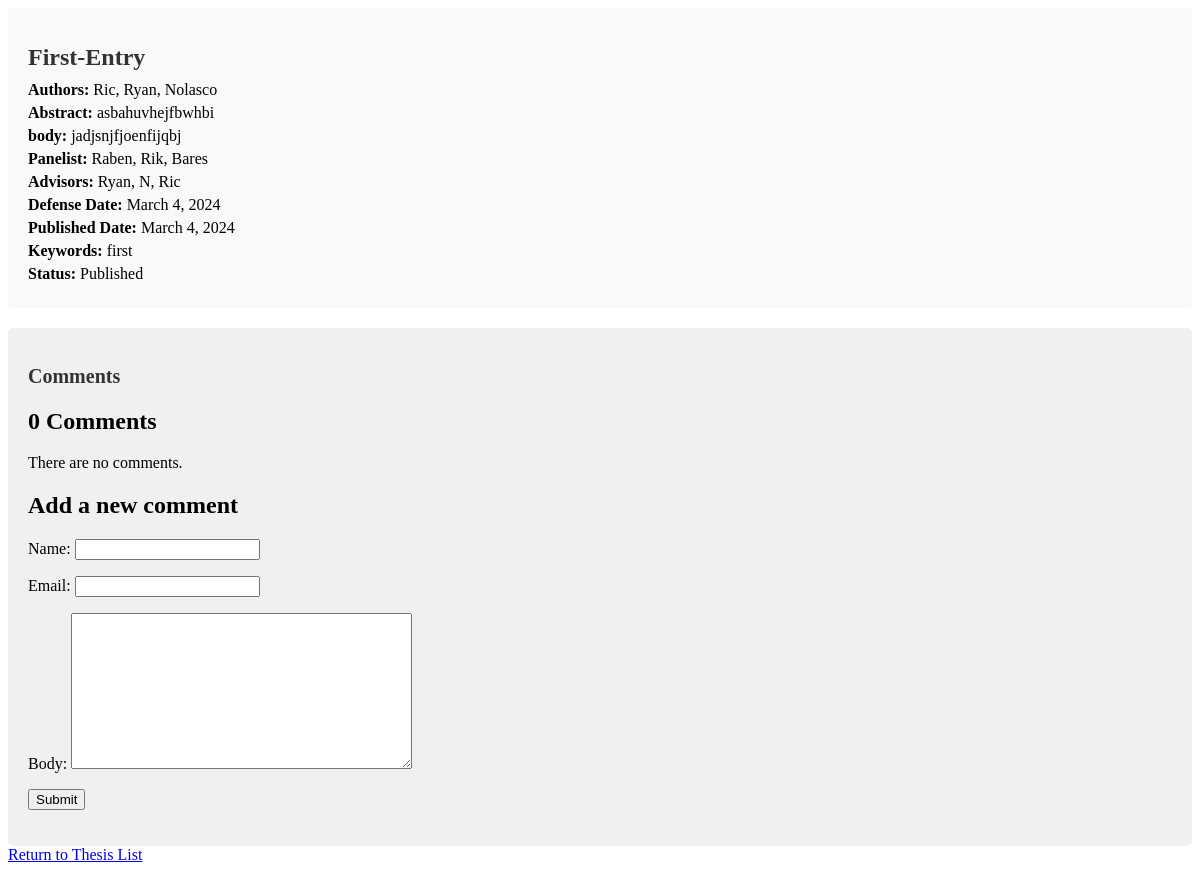
Before: /thesis/2024/3/4/first-entry/ with the older database file.
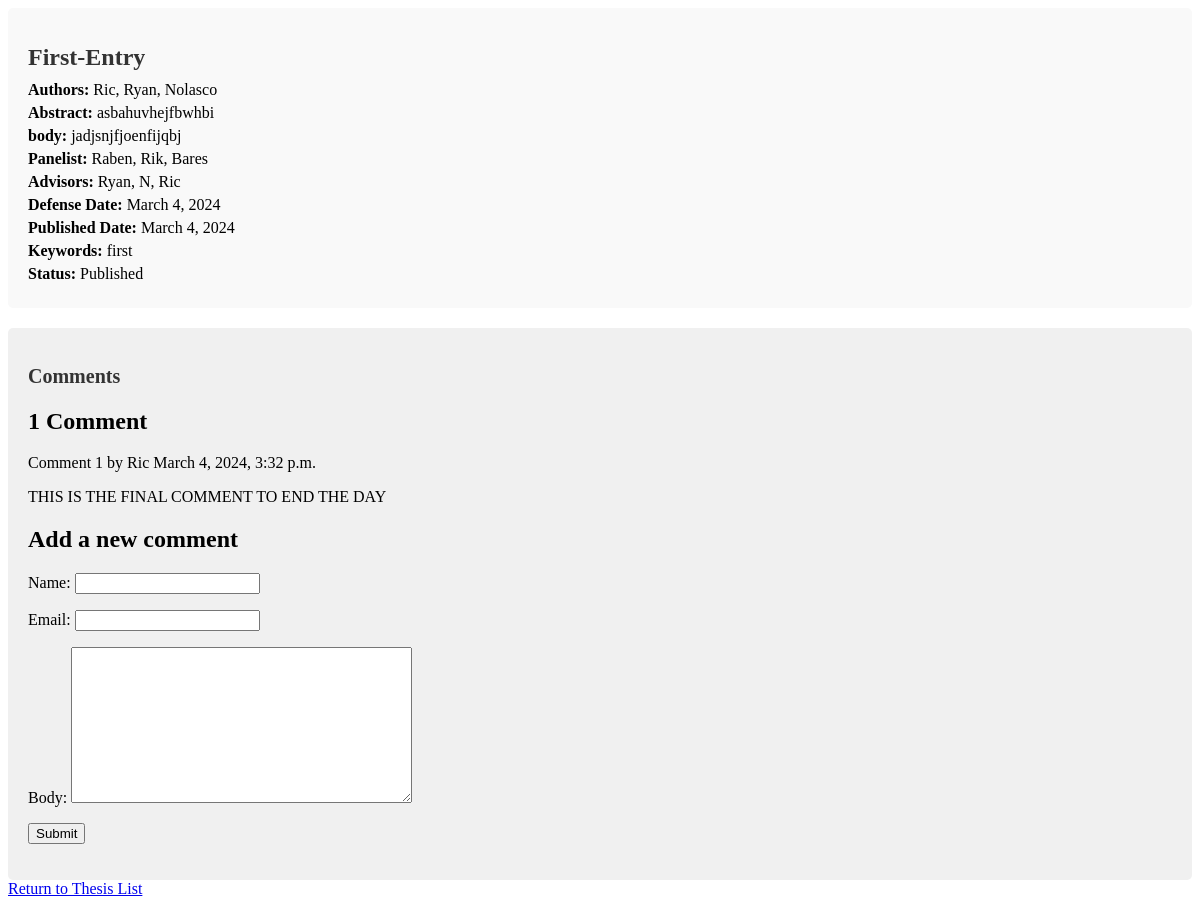
After: the same page with the newer database file.
### content/models.py (models this page shows, shortened)
class Thesis(models.Model):
    title = models.CharField(max_length=255)
    slug = models.SlugField(max_length=255, unique=True, blank=True
                            ,unique_for_date = "published_date")
    authors = models.CharField(max_length=100)
    abstract = models.TextField()
    body = models.TextField()
    panelist = models.CharField(max_length=100)
    advisors = models.CharField(max_length=255)
    department = models.CharField(max_length=100)
    defense_date = models.DateField()
    published_date = models.DateField(default=timezone.now)
    keywords = models.CharField(max_length=255)
    status = models.CharField(
        max_length=2,
        choices=[
            ("RJ", "Rejected"),
            ("PB", "Published"),
            ("UR", "Under Review"),
        ],
        default="UR"
    )
    class Meta:
        ordering = ['-published_date']
        indexes = [
            models.Index(fields=['-published_date'])
        ]

class Comment(models.Model):
    post = models.ForeignKey(Thesis,
                             on_delete=models.CASCADE,
                             related_name='comments')
    name = models.CharField(max_length=80)
    email=models.EmailField()
    body=models.TextField()
    created=models.DateTimeField(auto_now_add=True)
    updated=models.DateTimeField(auto_now=True)
    active=models.BooleanField(default=True)
    class Meta:
        ordering =['created']
        indexes = [
            models.Index(fields=['created'])
        ]

### content/views.py (the view)
# urls.py: path('<int:year>/<int:month>/<int:day>/<slug:thesis>/',views.thesis_details,name = "thesis_details"),
def thesis_details(request, year, month, day, thesis):
    thesis = get_object_or_404(Thesis,slug=thesis,published_date__year = year, published_date__month = month, published_date__day = day)
    comments = thesis.comments.filter(active=True)
    form = CommentForm()
    return render(request,"inner_working/thesis_details.html", {"thesis":thesis,'comments':comments, 'form':form})

### content/forms.py
class CommentForm(ModelForm):
    class Meta:
        model = Comment
        fields = ['name','email','body']

### content/templates/inner_working/thesis_details.html (shortened to what this page needs)
{% extends 'base.html' %}
{% block content %}
<div class="thesis-detail">
    <h1 class="thesis-title">{{ thesis.title }}</h1>
    <div class="thesis-info">
        <p class="author"><strong>Authors:</strong> {{ thesis.authors }}</p>
        <p class="abstract"><strong>Abstract:</strong> {{ thesis.abstract }}</p>
        <p class="body"><strong>body:</strong> {{ thesis.body }}</p>
        <p class="panelist"><strong>Panelist:</strong> {{ thesis.panelist }}</p>
        <p class="advisor"><strong>Advisors:</strong> {{ thesis.advisors }}</p>
        <p class="defense-date"><strong>Defense Date:</strong> {{ thesis.defense_date }}</p>
        <p class="published-date"><strong>Published Date:</strong> {{ thesis.published_date }}</p>
        <p class="keywords"><strong>Keywords:</strong> {{ thesis.keywords }}</p>
        <p class="status"><strong>Status:</strong> {{ thesis.get_status_display }}</p>
    </div>
</div>
<div class="comment-section">
    <h2 class="comment-heading">Comments</h2>
    <div class="comments">
        {% with comments.count as total_comments%}
            <h2> {{total_comments}} Comment{{total_comments|pluralize}}</h2>
        {%endwith%}
        {%for comment in comments%}
            <div class="comment_sec">
                <p class="info">
                    Comment {{forloop.counter}} by {{comment.name}}
                    {{comment.created}}
                </p>
                {{comment.body|linebreaks}}
            </div>
            {%empty%}
                <p>There are no comments.</p>
        {%endfor%}
        {%include "inner_working/comment_form.html"%}
    </div>
</div>
<div class="return">
    <a href="/thesis">Return to Thesis List</a>
</div>
{% endblock %}

### content/templates/base.html (shortened to what this page needs)
{% load static %}
<!DOCTYPE html>
<html lang="en">
<head>
    <link rel="stylesheet" href="{% static 'css/style_details.css' %}">
</head>
<body>
    {% block content %}
    {% endblock content %}
</body>
</html>

### content/templates/inner_working/comment_form.html (shortened to what this page needs)
<h2>Add a new comment</h2>
<form action="{%url 'content:post_comment' thesis.id%}" method="post">
    {{form.as_p}}
    <p><input type="submit" name="add comment" id=""></p>
</form>

### content/static/css/style_details.css (style rules this page uses)
.thesis-detail { background-color: #f9f9f9; padding: 20px; margin-bottom: 20px; border-radius: 5px; }
.thesis-title { color: #333; font-size: 24px; margin-bottom: 10px; }
.thesis-info p { margin: 5px 0; }
.comment-section { background-color: #f0f0f0; padding: 20px; border-radius: 5px; }
.comment-heading { color: #333; font-size: 20px; margin-bottom: 10px; }

Changed rows visible on the page:
added Comment: name "Ric", created "March 4, 2024, 3:32 p.m.", body "THIS IS THE FINAL COMMENT TO END THE DAY"
Other visible differences:
{{ total_comments }}: "0" → "1"
text no longer shown: "There are no comments."
